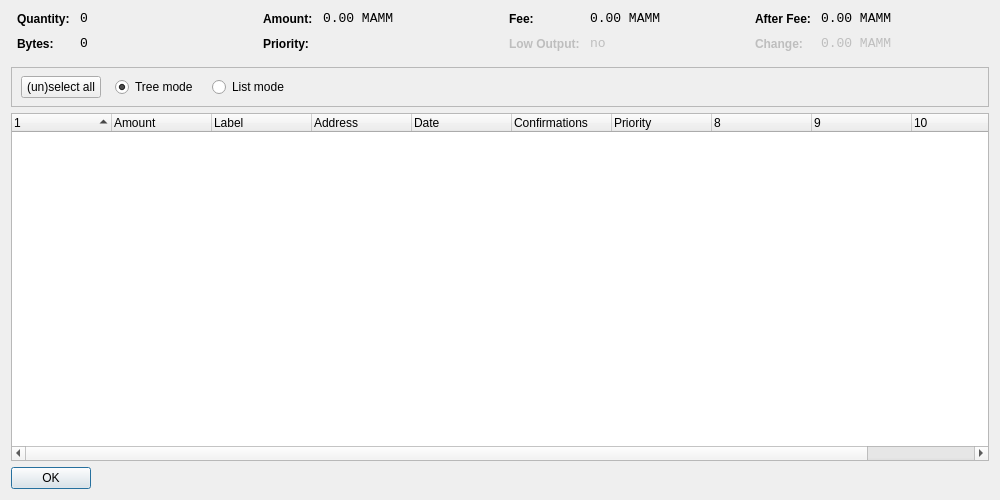
<?xml version="1.0" encoding="UTF-8"?>
<ui version="4.0">
 <class>CoinControlDialog</class>
 <widget class="QDialog" name="CoinControlDialog">
  <property name="geometry">
   <rect>
    <x>0</x>
    <y>0</y>
    <width>1000</width>
    <height>500</height>
   </rect>
  </property>
  <property name="windowTitle">
   <string>Coin Control</string>
  </property>
  <layout class="QVBoxLayout" name="verticalLayout">
   <item>
    <layout class="QHBoxLayout" name="horizontalLayoutTop" stretch="0,0,0,0">
     <property name="topMargin">
      <number>0</number>
     </property>
     <property name="bottomMargin">
      <number>10</number>
     </property>
     <item>
      <layout class="QFormLayout" name="formLayoutCoinControl1">
       <property name="horizontalSpacing">
        <number>10</number>
       </property>
       <property name="verticalSpacing">
        <number>10</number>
       </property>
       <property name="leftMargin">
        <number>6</number>
       </property>
       <property name="rightMargin">
        <number>6</number>
       </property>
       <item row="0" column="0">
        <widget class="QLabel" name="labelCoinControlQuantityText">
         <property name="styleSheet">
          <string notr="true">font-weight:bold;</string>
         </property>
         <property name="text">
          <string>Quantity:</string>
         </property>
        </widget>
       </item>
       <item row="0" column="1">
        <widget class="QLabel" name="labelCoinControlQuantity">
         <property name="font">
          <font>
           <family>Monospace</family>
           <pointsize>10</pointsize>
          </font>
         </property>
         <property name="cursor">
          <cursorShape>IBeamCursor</cursorShape>
         </property>
         <property name="contextMenuPolicy">
          <enum>Qt::ActionsContextMenu</enum>
         </property>
         <property name="text">
          <string notr="true">0</string>
         </property>
         <property name="textInteractionFlags">
          <set>Qt::LinksAccessibleByMouse|Qt::TextSelectableByKeyboard|Qt::TextSelectableByMouse</set>
         </property>
        </widget>
       </item>
       <item row="1" column="0">
        <widget class="QLabel" name="labelCoinControlBytesText">
         <property name="styleSheet">
          <string notr="true">font-weight:bold;</string>
         </property>
         <property name="text">
          <string>Bytes:</string>
         </property>
        </widget>
       </item>
       <item row="1" column="1">
        <widget class="QLabel" name="labelCoinControlBytes">
         <property name="font">
          <font>
           <family>Monospace</family>
           <pointsize>10</pointsize>
          </font>
         </property>
         <property name="cursor">
          <cursorShape>IBeamCursor</cursorShape>
         </property>
         <property name="contextMenuPolicy">
          <enum>Qt::ActionsContextMenu</enum>
         </property>
         <property name="text">
          <string notr="true">0</string>
         </property>
         <property name="textInteractionFlags">
          <set>Qt::LinksAccessibleByMouse|Qt::TextSelectableByKeyboard|Qt::TextSelectableByMouse</set>
         </property>
        </widget>
       </item>
      </layout>
     </item>
     <item>
      <layout class="QFormLayout" name="formLayoutCoinControl2">
       <property name="horizontalSpacing">
        <number>10</number>
       </property>
       <property name="verticalSpacing">
        <number>10</number>
       </property>
       <property name="leftMargin">
        <number>6</number>
       </property>
       <property name="rightMargin">
        <number>6</number>
       </property>
       <item row="0" column="0">
        <widget class="QLabel" name="labelCoinControlAmountText">
         <property name="styleSheet">
          <string notr="true">font-weight:bold;</string>
         </property>
         <property name="text">
          <string>Amount:</string>
         </property>
        </widget>
       </item>
       <item row="0" column="1">
        <widget class="QLabel" name="labelCoinControlAmount">
         <property name="font">
          <font>
           <family>Monospace</family>
           <pointsize>10</pointsize>
          </font>
         </property>
         <property name="cursor">
          <cursorShape>IBeamCursor</cursorShape>
         </property>
         <property name="contextMenuPolicy">
          <enum>Qt::ActionsContextMenu</enum>
         </property>
         <property name="text">
          <string notr="true">0.00 MAMM</string>
         </property>
         <property name="textInteractionFlags">
          <set>Qt::LinksAccessibleByMouse|Qt::TextSelectableByKeyboard|Qt::TextSelectableByMouse</set>
         </property>
        </widget>
       </item>
       <item row="1" column="0">
        <widget class="QLabel" name="labelCoinControlPriorityText">
         <property name="styleSheet">
          <string notr="true">font-weight:bold;</string>
         </property>
         <property name="text">
          <string>Priority:</string>
         </property>
        </widget>
       </item>
       <item row="1" column="1">
        <widget class="QLabel" name="labelCoinControlPriority">
         <property name="font">
          <font>
           <family>Monospace</family>
           <pointsize>10</pointsize>
          </font>
         </property>
         <property name="cursor">
          <cursorShape>IBeamCursor</cursorShape>
         </property>
         <property name="contextMenuPolicy">
          <enum>Qt::ActionsContextMenu</enum>
         </property>
         <property name="text">
          <string/>
         </property>
         <property name="textInteractionFlags">
          <set>Qt::LinksAccessibleByMouse|Qt::TextSelectableByKeyboard|Qt::TextSelectableByMouse</set>
         </property>
        </widget>
       </item>
      </layout>
     </item>
     <item>
      <layout class="QFormLayout" name="formLayoutCoinControl3">
       <property name="horizontalSpacing">
        <number>10</number>
       </property>
       <property name="verticalSpacing">
        <number>10</number>
       </property>
       <property name="leftMargin">
        <number>6</number>
       </property>
       <property name="rightMargin">
        <number>6</number>
       </property>
       <item row="0" column="0">
        <widget class="QLabel" name="labelCoinControlFeeText">
         <property name="styleSheet">
          <string notr="true">font-weight:bold;</string>
         </property>
         <property name="text">
          <string>Fee:</string>
         </property>
        </widget>
       </item>
       <item row="0" column="1">
        <widget class="QLabel" name="labelCoinControlFee">
         <property name="font">
          <font>
           <family>Monospace</family>
           <pointsize>10</pointsize>
          </font>
         </property>
         <property name="cursor">
          <cursorShape>IBeamCursor</cursorShape>
         </property>
         <property name="contextMenuPolicy">
          <enum>Qt::ActionsContextMenu</enum>
         </property>
         <property name="text">
          <string notr="true">0.00 MAMM</string>
         </property>
         <property name="textInteractionFlags">
          <set>Qt::LinksAccessibleByMouse|Qt::TextSelectableByKeyboard|Qt::TextSelectableByMouse</set>
         </property>
        </widget>
       </item>
       <item row="1" column="0">
        <widget class="QLabel" name="labelCoinControlLowOutputText">
         <property name="enabled">
          <bool>false</bool>
         </property>
         <property name="styleSheet">
          <string notr="true">font-weight:bold;</string>
         </property>
         <property name="text">
          <string>Low Output:</string>
         </property>
        </widget>
       </item>
       <item row="1" column="1">
        <widget class="QLabel" name="labelCoinControlLowOutput">
         <property name="enabled">
          <bool>false</bool>
         </property>
         <property name="font">
          <font>
           <family>Monospace</family>
           <pointsize>10</pointsize>
          </font>
         </property>
         <property name="cursor">
          <cursorShape>IBeamCursor</cursorShape>
         </property>
         <property name="contextMenuPolicy">
          <enum>Qt::ActionsContextMenu</enum>
         </property>
         <property name="text">
          <string notr="true">no</string>
         </property>
         <property name="textInteractionFlags">
          <set>Qt::LinksAccessibleByMouse|Qt::TextSelectableByKeyboard|Qt::TextSelectableByMouse</set>
         </property>
        </widget>
       </item>
      </layout>
     </item>
     <item>
      <layout class="QFormLayout" name="formLayoutCoinControl4">
       <property name="horizontalSpacing">
        <number>10</number>
       </property>
       <property name="verticalSpacing">
        <number>10</number>
       </property>
       <property name="leftMargin">
        <number>6</number>
       </property>
       <property name="rightMargin">
        <number>6</number>
       </property>
       <item row="0" column="0">
        <widget class="QLabel" name="labelCoinControlAfterFeeText">
         <property name="styleSheet">
          <string notr="true">font-weight:bold;</string>
         </property>
         <property name="text">
          <string>After Fee:</string>
         </property>
        </widget>
       </item>
       <item row="0" column="1">
        <widget class="QLabel" name="labelCoinControlAfterFee">
         <property name="font">
          <font>
           <family>Monospace</family>
           <pointsize>10</pointsize>
          </font>
         </property>
         <property name="cursor">
          <cursorShape>IBeamCursor</cursorShape>
         </property>
         <property name="contextMenuPolicy">
          <enum>Qt::ActionsContextMenu</enum>
         </property>
         <property name="text">
          <string notr="true">0.00 MAMM</string>
         </property>
         <property name="textInteractionFlags">
          <set>Qt::LinksAccessibleByMouse|Qt::TextSelectableByKeyboard|Qt::TextSelectableByMouse</set>
         </property>
        </widget>
       </item>
       <item row="1" column="0">
        <widget class="QLabel" name="labelCoinControlChangeText">
         <property name="enabled">
          <bool>false</bool>
         </property>
         <property name="styleSheet">
          <string notr="true">font-weight:bold;</string>
         </property>
         <property name="text">
          <string>Change:</string>
         </property>
        </widget>
       </item>
       <item row="1" column="1">
        <widget class="QLabel" name="labelCoinControlChange">
         <property name="enabled">
          <bool>false</bool>
         </property>
         <property name="font">
          <font>
           <family>Monospace</family>
           <pointsize>10</pointsize>
          </font>
         </property>
         <property name="cursor">
          <cursorShape>IBeamCursor</cursorShape>
         </property>
         <property name="contextMenuPolicy">
          <enum>Qt::ActionsContextMenu</enum>
         </property>
         <property name="text">
          <string notr="true">0.00 MAMM</string>
         </property>
         <property name="textInteractionFlags">
          <set>Qt::LinksAccessibleByMouse|Qt::TextSelectableByKeyboard|Qt::TextSelectableByMouse</set>
         </property>
        </widget>
       </item>
      </layout>
     </item>
    </layout>
   </item>
   <item>
    <widget class="QFrame" name="frame">
     <property name="minimumSize">
      <size>
       <width>0</width>
       <height>40</height>
      </size>
     </property>
     <property name="frameShape">
      <enum>QFrame::StyledPanel</enum>
     </property>
     <property name="frameShadow">
      <enum>QFrame::Sunken</enum>
     </property>
     <widget class="QWidget" name="horizontalLayoutWidget">
      <property name="geometry">
       <rect>
        <x>10</x>
        <y>0</y>
        <width>781</width>
        <height>41</height>
       </rect>
      </property>
      <layout class="QHBoxLayout" name="horizontalLayoutPanel" stretch="0,0,0,0,0">
       <property name="spacing">
        <number>14</number>
       </property>
       <item>
        <widget class="QPushButton" name="pushButtonSelectAll">
         <property name="sizePolicy">
          <sizepolicy hsizetype="Maximum" vsizetype="Fixed">
           <horstretch>0</horstretch>
           <verstretch>0</verstretch>
          </sizepolicy>
         </property>
         <property name="text">
          <string>(un)select all</string>
         </property>
        </widget>
       </item>
       <item>
        <widget class="QRadioButton" name="radioTreeMode">
         <property name="sizePolicy">
          <sizepolicy hsizetype="Maximum" vsizetype="Fixed">
           <horstretch>0</horstretch>
           <verstretch>0</verstretch>
          </sizepolicy>
         </property>
         <property name="text">
          <string>Tree mode</string>
         </property>
         <property name="checked">
          <bool>true</bool>
         </property>
        </widget>
       </item>
       <item>
        <widget class="QRadioButton" name="radioListMode">
         <property name="sizePolicy">
          <sizepolicy hsizetype="Maximum" vsizetype="Fixed">
           <horstretch>0</horstretch>
           <verstretch>0</verstretch>
          </sizepolicy>
         </property>
         <property name="text">
          <string>List mode</string>
         </property>
        </widget>
       </item>
       <item>
        <spacer name="horizontalSpacer">
         <property name="orientation">
          <enum>Qt::Horizontal</enum>
         </property>
         <property name="sizeHint" stdset="0">
          <size>
           <width>40</width>
           <height>20</height>
          </size>
         </property>
        </spacer>
       </item>
      </layout>
     </widget>
    </widget>
   </item>
   <item>
    <widget class="CoinControlTreeWidget" name="treeWidget">
     <property name="contextMenuPolicy">
      <enum>Qt::CustomContextMenu</enum>
     </property>
     <property name="sortingEnabled">
      <bool>false</bool>
     </property>
     <property name="columnCount">
      <number>11</number>
     </property>
     <attribute name="headerShowSortIndicator" stdset="0">
      <bool>true</bool>
     </attribute>
     <attribute name="headerStretchLastSection">
      <bool>false</bool>
     </attribute>
     <column>
      <property name="text">
       <string/>
      </property>
     </column>
     <column>
      <property name="text">
       <string>Amount</string>
      </property>
     </column>
     <column>
      <property name="text">
       <string>Label</string>
      </property>
     </column>
     <column>
      <property name="text">
       <string>Address</string>
      </property>
     </column>
     <column>
      <property name="text">
       <string>Date</string>
      </property>
     </column>
     <column>
      <property name="text">
       <string>Confirmations</string>
      </property>
      <property name="toolTip">
       <string>Confirmed</string>
      </property>
     </column>
     <column>
      <property name="text">
       <string>Priority</string>
      </property>
     </column>
     <column>
      <property name="text">
       <string/>
      </property>
     </column>
     <column>
      <property name="text">
       <string/>
      </property>
     </column>
     <column>
      <property name="text">
       <string/>
      </property>
     </column>
     <column>
      <property name="text">
       <string/>
      </property>
     </column>
    </widget>
   </item>
   <item>
    <widget class="QDialogButtonBox" name="buttonBox">
     <property name="sizePolicy">
      <sizepolicy hsizetype="Maximum" vsizetype="Fixed">
       <horstretch>0</horstretch>
       <verstretch>0</verstretch>
      </sizepolicy>
     </property>
     <property name="orientation">
      <enum>Qt::Horizontal</enum>
     </property>
     <property name="standardButtons">
      <set>QDialogButtonBox::Ok</set>
     </property>
    </widget>
   </item>
  </layout>
 </widget>
 <customwidgets>
  <customwidget>
   <class>CoinControlTreeWidget</class>
   <extends>QTreeWidget</extends>
   <header>coincontroltreewidget.h</header>
  </customwidget>
 </customwidgets>
 <resources/>
 <connections/>
</ui>
